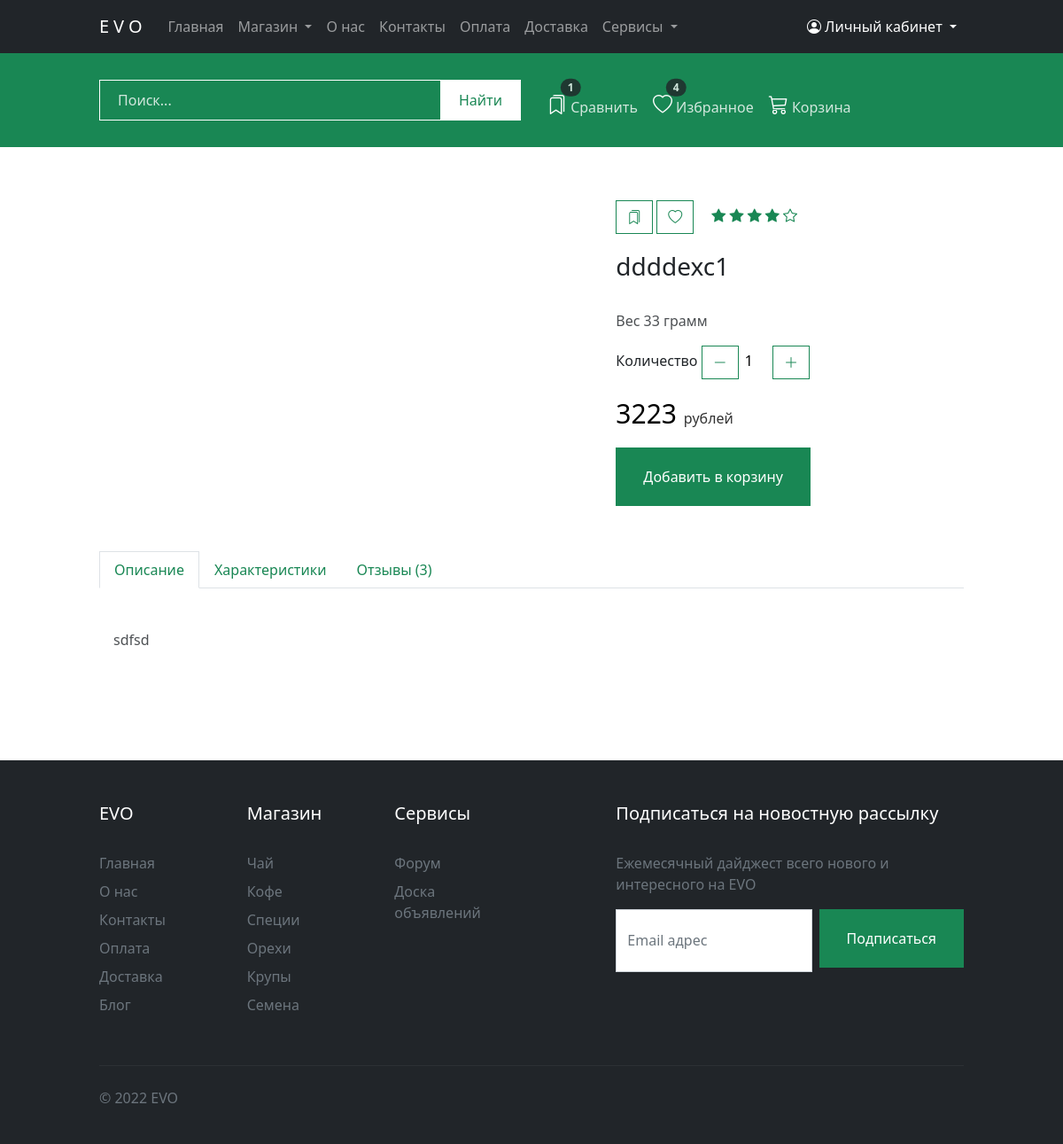
Page /catalog/product/ssd/ on the committed database.
### apps/core/models.py (models this page shows, shortened)
class Product(models.Model):
    class Meta:
        verbose_name = 'Товар'
        verbose_name_plural = 'Товары'
        index_together = (('id', 'slug'),)
        ordering = ('-created',)
    category = models.ForeignKey(Category, on_delete=models.CASCADE, related_name='products', verbose_name='Категория')
    name = models.CharField(max_length=50, db_index=True, verbose_name='Название')
    slug = models.SlugField(max_length=200, db_index=True, verbose_name="URL")
    desc = models.TextField(verbose_name='Описание')
    country = models.CharField(max_length=50, blank=True, null=True, default=None, verbose_name='Страна')
    town = models.CharField(max_length=50, blank=True, null=True, default=None, verbose_name='Город')
    year = models.CharField(max_length=50, blank=True, null=True, default=None, verbose_name='Год')
    volume = models.IntegerField(verbose_name='Вес, грамм')
    price = models.DecimalField(max_digits=10, decimal_places=0, verbose_name='Цена, руб')
    stock = models.PositiveIntegerField(verbose_name='Остаток на складе, штук')
    tag = models.CharField(max_length=100, blank=True, null=True, default=None, verbose_name='Метки')
    talk_forum = models.URLField(blank=True, null=True, default=None, verbose_name='Ссылка на форум')
    is_active = models.BooleanField(default=True, verbose_name="Активация товара")
    image = models.ImageField(upload_to='product/', verbose_name='Изображение обложки')
    created = models.DateTimeField(auto_now_add=True, verbose_name='Дата создания')
    updated = models.DateTimeField(auto_now=True, verbose_name='Дата изменения')

### apps/core/views.py (the view)
# urls.py: path('catalog/product/<slug:slug>/', views.product_detail, name='product'),
def product_detail(request, slug):
    product = get_object_or_404(Product, slug=slug, is_active=True)
    cart_product_form = CartAddProductForm()
    return render(request, 'core/product.html', {'product': product, 'cart_product_form': cart_product_form})

### apps/cart/forms.py
class CartAddProductForm(forms.Form):
    quantity = forms.IntegerField(max_value=10, min_value=1, initial=1, label='')
    update = forms.BooleanField(required=False, initial=False, widget=forms.HiddenInput)

### apps/cart/cart.py (called while the page is built)
    def __len__(self):
        return sum(item['quantity'] for item in self.cart.values())

### apps/cart/context_processors.py (called while the page is built)
def cart(request):
    return {'cart': Cart(request)}

### apps/templates/core/product.html (shortened to what this page needs)
{% extends 'layouts/base.html' %}
{% load  static %}
{% block content %}
    <section id="prod" class="paddingTopBottom">
        <div class="container">
            <div class="row">
                <div class="col-md-6">
                    <div class="fotorama" data-width="100%" data-nav="thumbs" data-allowfullscreen="true">
                    </div>
                </div>
                <div class="col-md-5 offset-md-1">
                    <div class="btn-group" role="group">
                        <a type="button" class="btn btn-outline-success"><i class="bi bi-bookmarks"></i></a>
                        <a type="button" class="btn btn-outline-success"><i class="bi bi-heart"></i></a>
                        <div class="star">
                            <i class="bi bi-star-fill"></i>
                            <i class="bi bi-star-fill"></i>
                            <i class="bi bi-star-fill"></i>
                            <i class="bi bi-star-fill"></i>
                            <i class="bi bi-star"></i>
                        </div>
                    </div>
                    <h3>{{ product.name }}</h3>
                    <p class="text">Вес <span>{{ product.volume }}</span> грамм</p>
                    <p>
                    <form id="order" action="{% url 'cart_add' product.id %}" method="POST">
                        <div class="number">Количество
                            <button class="minus btn btn-outline-success"><i class="bi bi-dash-lg"></i></button>
                            {{ cart_product_form }}
                            <button class="plus btn btn-outline-success"><i class="bi bi-plus-lg"></i></button>
                        </div>
                    </form>
                    </p>
                    <p class="price">{{ product.price }} <span class="text">рублей</span></p>
                    <p><input type="submit" form="order" class="btn btn-success btnS" value="Добавить в корзину"></p>
                </div>
            </div>
            <div class="row">
                <div class="col">
                    <ul class="nav nav-tabs" id="myTab" role="tablist">
                        <li class="nav-item" role="presentation">
                            <button class="nav-link active" id="home-tab" data-bs-toggle="tab"
                                    data-bs-target="#description-tab-pane" type="button" role="tab"
                                    aria-controls="description-tab-pane" aria-selected="true">Описание
                            </button>
                        </li>
                        <li class="nav-item" role="presentation">
                            <button class="nav-link link-success" id="profile-tab" data-bs-toggle="tab"
                                    data-bs-target="#property-tab-pane" type="button" role="tab"
                                    aria-controls="property-tab-pane" aria-selected="false">Характеристики
                            </button>
                        </li>
                        <li class="nav-item" role="presentation">
                            <button class="nav-link link-success" id="contact-tab" data-bs-toggle="tab"
                                    data-bs-target="#review-tab-pane" type="button" role="tab"
                                    aria-controls="review-tab-pane" aria-selected="false">Отзывы
                                ({{ product.reviews.all.count }})
                            </button>
                        </li>
                    </ul>
                    <div class="tab-content" id="myTabContent">
                        <div class="tab-pane fade show active " id="description-tab-pane" role="tabpanel"
                             aria-labelledby="description-tab" tabindex="0">
                            <div class="p-3 text">{{ product.desc }}</div>
                        </div>
                    </div>
                </div>
            </div>
        </div>
    </section>
{% endblock %}

### apps/static/css/style.css (style rules this page uses)
:root { --color-accent: #198754; }
@media (min-width: 1000px) { .container { max-width: 1000px; } }
h1, .h2, .h3, .h4, .h5, .h6, h1, h2, h3, h4, h5, h6 { margin-bottom: 2rem; }
a.active.focus, a.active:focus, a.focus, a:active.focus, a:active:focus, a:focus, button.active.focus, button.active:focus, button.focus, button:active.focus, button:active:focus, button:focus, .btn.active.focus, .btn.active:focus, .btn.focus, .btn:active.focus, .btn:active:focus, .btn:focus, input, textarea, input:active, textarea:active { outline: 0 !important; outline-color: transparent !important; outline-style: none !important; box-shadow: 0 0 0 0 rgba(0, 123, 255, 0) !important; }
.text, #home-tab-pane { opacity: .8; }
a, .btn-link { color: var(--color-accent); }
*, .rounded-3 { -webkit-border-radius: 0 !important; -moz-border-radius: 0 !important; border-radius: 0 !important; }
.paddingTopBottom { padding-top: 5%; padding-bottom: 5%; }
#prod .btn-group a { margin-right: 5px; }
#prod .nav-tabs { margin-bottom: 30px; margin-top: 30px; }
#prod .price { font-size: 30px; color: black; opacity: 1; }
#prod .price span { font-size: initial; }
#prod .btn-group { margin-bottom: 20px; }
.star { padding: 5px 15px; color: var(--color-accent); }
#prod .fotorama { margin-bottom: 20px; }
#prod .nav-link { color: var(--color-accent); }
.btnS { padding: 20px 30px; margin-bottom: 5px; }
.number input { width: 30px; text-align: center; border: 0; }

### rows in the picture
Product: name "ddddexc1", volume "33", price "3223", reviews.all.count "3", desc "sdfsd"
